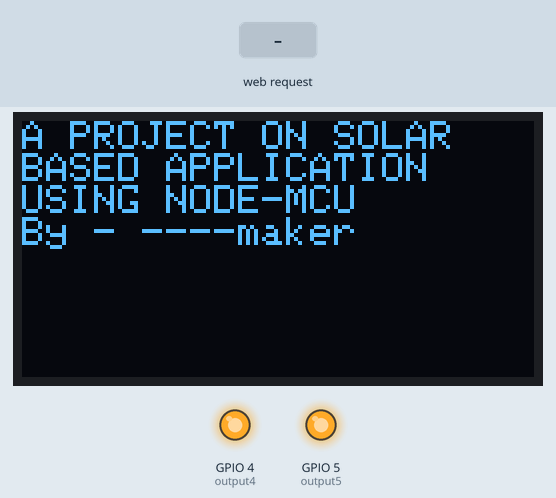
Simulated run of this sketch. Board: ESP8266 (NodeMCU). Shown: 128×64 one-colour display, output pins drawn as LEDs (lit = HIGH). Inputs (shaded band) come from the test bench. WiFi joins after 1.5 s; servers stay silent unless stated; the display library's start-up logo is not drawn; what the sketch prints to the serial monitor is not drawn.

Above: at 9.7 s.
9.8 s: HTTP request GET /5/on received
At 10.8 s:
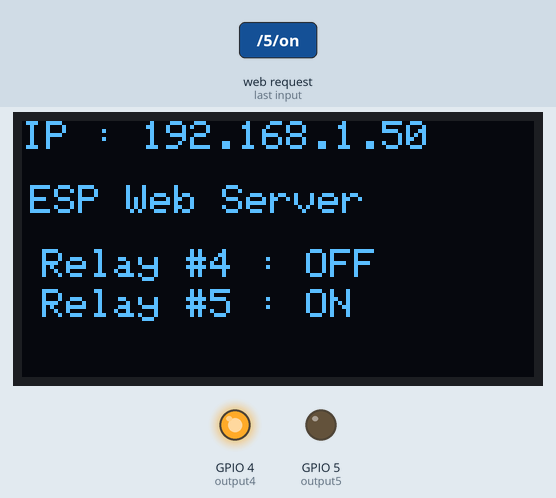
11.4 s: HTTP request GET /5/off received
At 12.3 s:
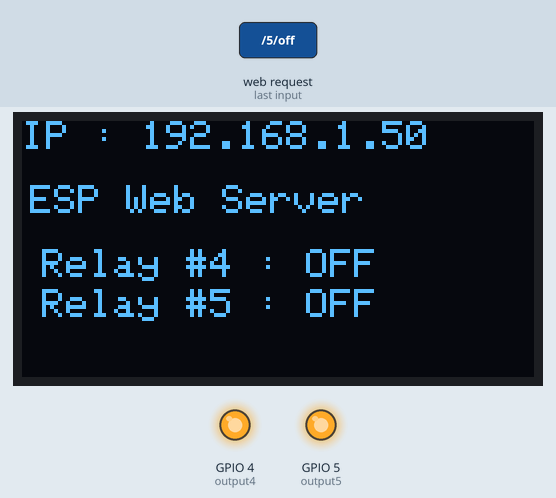
13.0 s: HTTP request GET /4/on received
At 13.7 s:
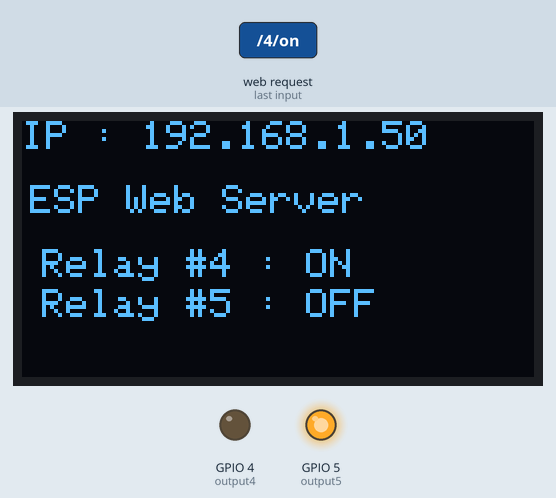
14.6 s: HTTP request GET /4/off received
At 14.68 s:
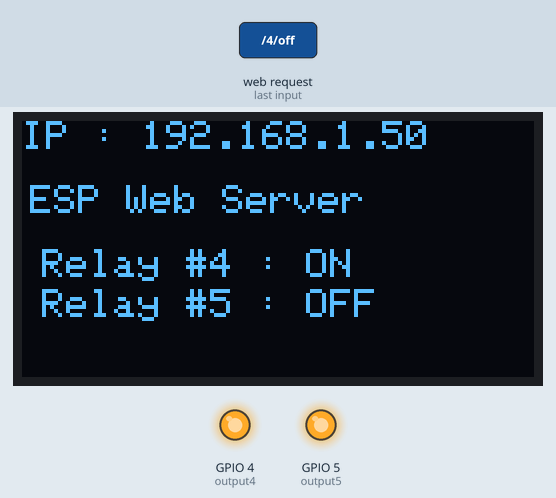
Timing chart, 0 to 17.2 s (numbered marks = the images above; inputs shaded):
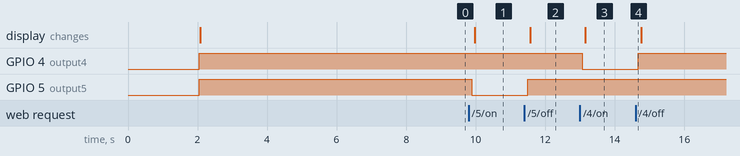

The sketch:

s_ping.ino
```cpp
//Project of ping house
//Wi-Fi library
#include <ESP8266WiFi.h>
#include <Adafruit_GFX.h>
#include <Adafruit_SSD1306.h>
#include <ESP8266WiFi.h>
#include <SPI.h>
#include <Wire.h>

//oled details
#define SCREEN_WIDTH 128 //OLED display width, in pixels
#define SCREEN_HEIGHT 64 //OLED display height, in pixels

//Declaration for SSD1306 display connected using software SPI (default case):
#define OLED_CLK    3  //d0
#define OLED_MOSI  15  //d1
#define OLED_RESET 13  //res
#define OLED_DC    12
#define OLED_CS    14

Adafruit_SSD1306 display(SCREEN_WIDTH, SCREEN_HEIGHT,OLED_MOSI, OLED_CLK, OLED_DC, OLED_RESET, OLED_CS);

//Replace with your network credentials
const char* ssid     = "";
const char* password = "";

//Set web server port number to 80
WiFiServer server(80);

//Variable to store the HTTP request
String header;

// Auxiliar variables to store the current output state
String output5State = "off";
String output4State = "off";

// Assign output variables to GPIO pins
const int output5 = 5;
const int output4 = 4;

//Current time
unsigned long currentTime = millis();
//Previous time
unsigned long previousTime = 0;
//Define timeout time in milliseconds (example: 2000ms = 2s)
const long timeoutTime = 2000;

void setup() {
  Serial.begin(9600);

     //SSD1306_SWITCHCAPVCC = generate display voltage from 3.3V internally
      if(!display.begin(SSD1306_SWITCHCAPVCC)) {
         Serial.println(F("SSD1306 allocation failed"));
         for(;;); // Don't proceed, loop forever
        }
     display.display();
     delay(2000);

     //Initialize the output variables as outputs
     pinMode(output5, OUTPUT);
     pinMode(output4, OUTPUT);
     //Set outputs to LOW
     digitalWrite(output5, HIGH);
     digitalWrite(output4, HIGH);
     message();
     //Connect to Wi-Fi network with SSID and password
     Serial.print("Connecting to ");
     Serial.println(ssid);
     WiFi.begin(ssid, password);
     while (WiFi.status() != WL_CONNECTED) {
         delay(500);
         Serial.print(".");
        }
     //Print local IP address and start web server
     Serial.println("");
     Serial.println("WiFi connected.");
     Serial.println("IP address: ");
     Serial.println(WiFi.localIP());
     server.begin();
    }

void loop(){
    Serial.println("IP address: ");
    Serial.println(WiFi.localIP());
    while (WiFi.status() != WL_CONNECTED) {
     delay(500);

         //oled
         display.clearDisplay();delay(2000);
         display.setTextSize(1.7); // Draw 2X-scale text
         display.setTextColor(SSD1306_WHITE);
         display.setCursor(2, 0);
         display.println("HELLO #USER,");
         display.setCursor(2, 16);
         display.println("TURN ON MOBILE WIFI");
         display.setCursor(4, 26);
         display.println("TO INTERACT");
         display.display();      // Show initial text
         Serial.println("REQUESTING USER TO TURN ON WIFI");
    }

     WiFiClient client = server.available();     //Listen for incoming clients

     if(client) {                                //If a new client connects,
         Serial.println("New Client.");          //print a message out in the serial port
         String currentLine = "";                //make a String to hold incoming data from the client
         currentTime = millis();
         previousTime = currentTime;
     while (client.connected() && currentTime - previousTime <= timeoutTime) { //loop while the client's connected
         currentTime = millis();
         if (client.available()) {             //if there's bytes to read from the client,
           char c = client.read();             //read a byte, then
           Serial.write(c);                    //print it out the serial monitor
           header += c;
         if (c == '\n') {                      //if the byte is a newline character
          //if the current line is blank, you got two newline characters in a row.
          //that's the end of the client HTTP request, so send a response:
         if(currentLine.length() == 0) {
            //HTTP headers always start with a response code (e.g. HTTP/1.1 200 OK)
            //and a content-type so the client knows what's coming, then a blank line:
            client.println("HTTP/1.1 200 OK");
            client.println("Content-type:text/html");
            client.println("Connection: close");
            client.println();

            //turns the GPIOs on and off
            if(header.indexOf("GET /5/off") >= 0) {
              Serial.println("GPIO 5 off");
              output5State = "off";
              digitalWrite(output5, HIGH);
            }
			 else if (header.indexOf("GET /5/on") >= 0) {
                 Serial.println("GPIO 5 on");
                 output5State = "on";
                 digitalWrite(output5, LOW);
                }
			 else if (header.indexOf("GET /4/off") >= 0) {
                 Serial.println("GPIO 4 off");
                 output4State = "off";
                 digitalWrite(output4, HIGH);
                }
			 else if (header.indexOf("GET /4/on") >= 0) {
                 Serial.println("GPIO 4 on");
                 output4State = "on";
                 digitalWrite(output4, LOW);
                }

             //Display the HTML web page
             client.println("<!DOCTYPE html><html>");
             client.println("<head><meta name=\"viewport\" content=\"width=device-width, initial-scale=1\">");
             client.println("<link rel=\"icon\" href=\"data:,\">");
             //CSS to style the on/off buttons
             //Feel free to change the background-color and font-size attributes to fit your preferences
             client.println("<style>html { font-family: Helvetica; display: inline-block; margin: 0px auto; text-align: center;}");
             client.println(".button { background-color: #195B6A; border: none; color: white; padding: 16px 40px;");
             client.println("text-decoration: none; font-size: 30px; margin: 2px; cursor: pointer;}");
             client.println(".button2 {background-color: #77878A;}</style></head>");

             //Web Page Heading
             client.println("<body><h1>ESP8266 Web Server</h1>");

             //Display current state, and ON/OFF buttons for GPIO 5
             client.println("<p>GPIO 5 - State " + output5State + "</p>");
             //If the output5State is off, it displays the ON button
             if(output5State=="off") {
                 client.println("<p><a href=\"/5/on\"><button class=\"button\">ON</button></a></p>");
                }
			 else {
                 client.println("<p><a href=\"/5/off\"><button class=\"button button2\">OFF</button></a></p>");
                }

             //Display current state, and ON/OFF buttons for GPIO 4
             client.println("<p>GPIO 4 - State " + output4State + "</p>");
             // If the output4State is off, it displays the ON button
             if (output4State=="off") {
                 client.println("<p><a href=\"/4/on\"><button class=\"button\">ON</button></a></p>");
                }
		     else{
                client.println("<p><a href=\"/4/off\"><button class=\"button button2\">OFF</button></a></p>");
               }
             client.println("</body></html>");

             //The HTTP response ends with another blank line
             client.println();
             //Break out of the while loop
             break;
            }
			 else { // if you got a newline, then clear currentLine
                 currentLine = "";
                }
            }
			 else if (c != '\r') {  // if you got anything else but a carriage return character,
                  currentLine += c;      // add it to the end of the currentLine
                }
            }
        }
         //Clear the header variable
         header = "";
         //Close the connection
         client.stop();
         Serial.println("Client disconnected.");
         Serial.println("");

         //oled local-ip
		 display.clearDisplay();
		 display.setTextSize(1.5); // Draw 2X-scale text
		 display.setTextColor(SSD1306_WHITE);
		 display.setCursor(0, 0);
		 display.print(F("IP : "));
		 display.print(WiFi.localIP()); //Serial.println(WiFi.localIP());
		 display.setCursor(2, 16);
		 display.print(F("ESP Web Server"));
		 display.setCursor(5, 32);
		 display.print("Relay #4 : ");
         if((digitalRead(4))==1){
             display.print("OFF");
             Serial.println("Relay #4 OFF ");
            }
         else{
             display.print("ON");
             Serial.println("RELAY #4 ON ");
            }

         display.setCursor(5, 42);
         display.print("Relay #5 : ");;
         if((digitalRead(5))==1) {
              display.print("OFF");
              Serial.println("Relay #5 OFF ");
            }

         else {
              display.print("ON");
              Serial.println("Relay #5 ON ");
            }

         //display.setCursor(5, 52);
         //display.print("Clients  : *");
         //display.print(WiFi.softAPgetStationNum());
         display.display();
         delay(500);
  }
}
    void message(){
      display.clearDisplay();
      display.setTextSize(1.5); // Draw 2X-scale text
      display.setTextColor(SSD1306_WHITE);
      display.setCursor(0, 0);
      display.println("A PROJECT ON SOLAR");
      display.println("BASED APPLICATION");
      display.println("USING NODE-MCU");
      display.println("By - ----maker");
      display.display();
      Serial.println("AUTHOR MESSAGE ON OLED");
      delay(5000);
    }
```

Measured:
- after the input at 9.8 s, GPIO 5 (output5): HIGH → LOW after 0.09 s; the display: changes after 0.17 s (image 1)
- after the input at 11.4 s, GPIO 5 (output5): LOW → HIGH after 0.09 s; the display: changes after 0.18 s (image 2)
- after the input at 13.0 s, GPIO 4 (output4): HIGH → LOW after 0.07 s; the display: changes after 0.15 s (image 3)
- after the input at 14.6 s, GPIO 4 (output4): LOW → HIGH after 0.07 s
